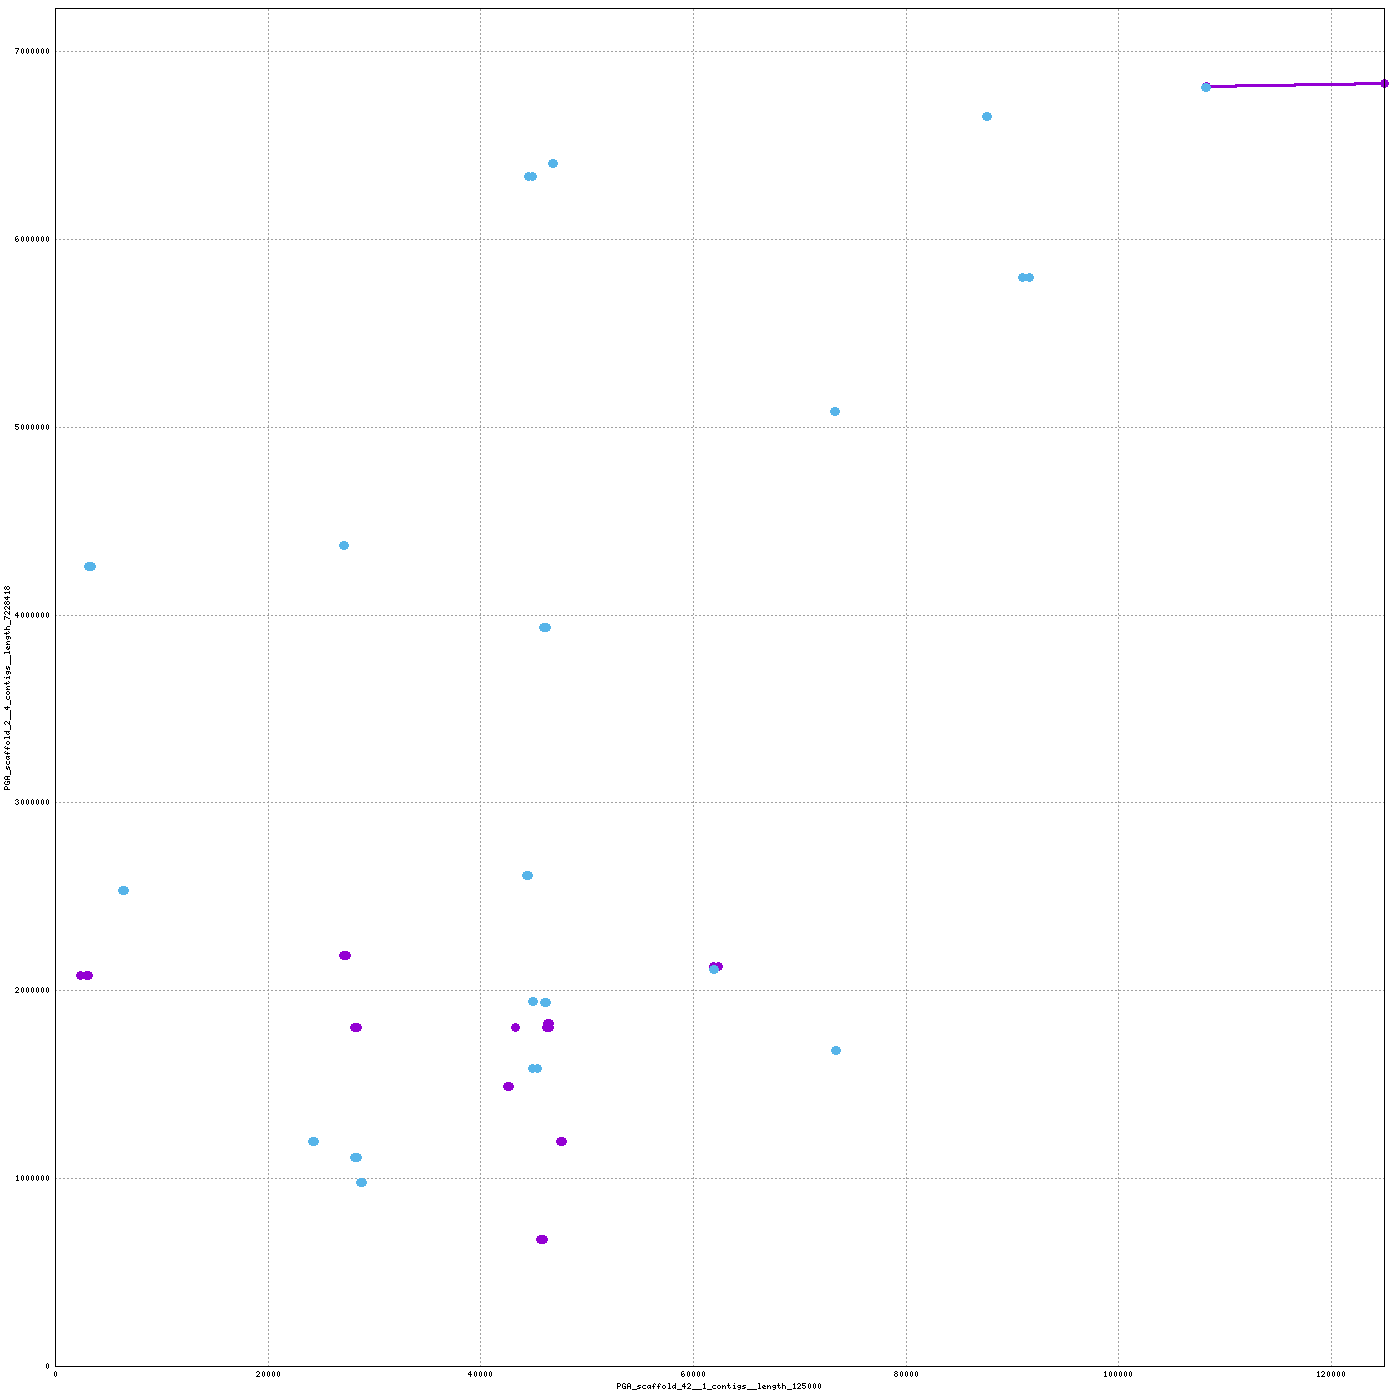

gnuplot code for this plot:
set terminal png tiny size 1400,1400
set output "/home/mike/Desktop/scripts/snakes/plot_pairs/hiCversion1.linear/nucmer/nucmer.83.png"
set size 1,1
set grid
unset key
set border 15
set tics scale 0
set xlabel "PGA_scaffold_42__1_contigs__length_125000"
set ylabel "PGA_scaffold_2__4_contigs__length_7228418"
set format "%.0f"
set mouse format "%.0f"
set mouse mouseformat "[%.0f, %.0f]"
if(GPVAL_VERSION < 5) set mouse clipboardformat "[%.0f, %.0f]"
set xrange [1:125000]
set yrange [1:7228418]
set style line 1  lt 1 lw 3 pt 6 ps 1
set style line 2  lt 3 lw 3 pt 6 ps 1
set style line 3  lt 2 lw 3 pt 6 ps 1
plot \
 "/home/mike/Desktop/scripts/snakes/plot_pairs/hiCversion1.linear/nucmer/nucmer.83.fplot" title "FWD" w lp ls 1, \
 "/home/mike/Desktop/scripts/snakes/plot_pairs/hiCversion1.linear/nucmer/nucmer.83.rplot" title "REV" w lp ls 2
